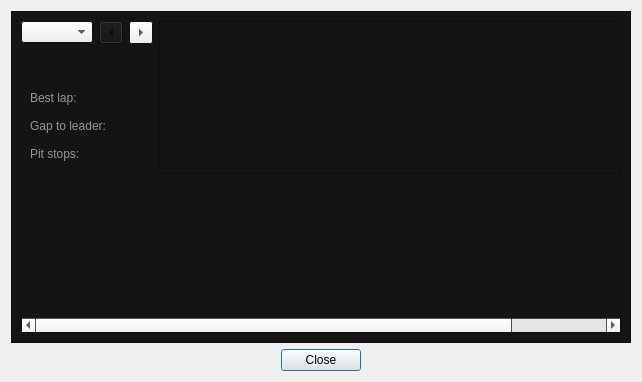
<?xml version="1.0" encoding="UTF-8"?>
<ui version="4.0">
 <class>FollowADriverDialog</class>
 <widget class="QDialog" name="FollowADriverDialog">
  <property name="geometry">
   <rect>
    <x>0</x>
    <y>0</y>
    <width>638</width>
    <height>382</height>
   </rect>
  </property>
  <property name="windowTitle">
   <string>Follow a driver</string>
  </property>
  <property name="windowIcon">
   <iconset resource="../icons/icons.qrc">
    <normaloff>:/ui_icons/icon.png</normaloff>:/ui_icons/icon.png</iconset>
  </property>
  <layout class="QVBoxLayout" name="verticalLayout">
   <item>
    <widget class="QFrame" name="frame">
     <property name="palette">
      <palette>
       <active>
        <colorrole role="Base">
         <brush brushstyle="SolidPattern">
          <color alpha="255">
           <red>240</red>
           <green>240</green>
           <blue>240</blue>
          </color>
         </brush>
        </colorrole>
        <colorrole role="Window">
         <brush brushstyle="SolidPattern">
          <color alpha="255">
           <red>20</red>
           <green>20</green>
           <blue>20</blue>
          </color>
         </brush>
        </colorrole>
       </active>
       <inactive>
        <colorrole role="Base">
         <brush brushstyle="SolidPattern">
          <color alpha="255">
           <red>240</red>
           <green>240</green>
           <blue>240</blue>
          </color>
         </brush>
        </colorrole>
        <colorrole role="Window">
         <brush brushstyle="SolidPattern">
          <color alpha="255">
           <red>20</red>
           <green>20</green>
           <blue>20</blue>
          </color>
         </brush>
        </colorrole>
       </inactive>
       <disabled>
        <colorrole role="Base">
         <brush brushstyle="SolidPattern">
          <color alpha="255">
           <red>20</red>
           <green>20</green>
           <blue>20</blue>
          </color>
         </brush>
        </colorrole>
        <colorrole role="Window">
         <brush brushstyle="SolidPattern">
          <color alpha="255">
           <red>20</red>
           <green>20</green>
           <blue>20</blue>
          </color>
         </brush>
        </colorrole>
       </disabled>
      </palette>
     </property>
     <property name="autoFillBackground">
      <bool>true</bool>
     </property>
     <property name="frameShape">
      <enum>QFrame::StyledPanel</enum>
     </property>
     <property name="frameShadow">
      <enum>QFrame::Raised</enum>
     </property>
     <layout class="QGridLayout" name="gridLayout_2" columnstretch="0,1">
      <item row="0" column="0">
       <layout class="QHBoxLayout" name="horizontalLayout">
        <item>
         <widget class="QComboBox" name="comboBox"/>
        </item>
        <item>
         <widget class="QToolButton" name="leftButton">
          <property name="palette">
           <palette>
            <active>
             <colorrole role="Button">
              <brush brushstyle="SolidPattern">
               <color alpha="255">
                <red>20</red>
                <green>20</green>
                <blue>20</blue>
               </color>
              </brush>
             </colorrole>
            </active>
            <inactive>
             <colorrole role="Button">
              <brush brushstyle="SolidPattern">
               <color alpha="255">
                <red>20</red>
                <green>20</green>
                <blue>20</blue>
               </color>
              </brush>
             </colorrole>
            </inactive>
            <disabled>
             <colorrole role="Button">
              <brush brushstyle="SolidPattern">
               <color alpha="255">
                <red>20</red>
                <green>20</green>
                <blue>20</blue>
               </color>
              </brush>
             </colorrole>
            </disabled>
           </palette>
          </property>
          <property name="text">
           <string/>
          </property>
          <property name="iconSize">
           <size>
            <width>16</width>
            <height>16</height>
           </size>
          </property>
          <property name="arrowType">
           <enum>Qt::LeftArrow</enum>
          </property>
         </widget>
        </item>
        <item>
         <widget class="QToolButton" name="rightButton">
          <property name="text">
           <string/>
          </property>
          <property name="iconSize">
           <size>
            <width>16</width>
            <height>16</height>
           </size>
          </property>
          <property name="arrowType">
           <enum>Qt::RightArrow</enum>
          </property>
         </widget>
        </item>
       </layout>
      </item>
      <item row="0" column="1" rowspan="2">
       <widget class="QTableWidget" name="dataTableWidget">
        <property name="sizePolicy">
         <sizepolicy hsizetype="Preferred" vsizetype="Preferred">
          <horstretch>0</horstretch>
          <verstretch>0</verstretch>
         </sizepolicy>
        </property>
        <property name="minimumSize">
         <size>
          <width>400</width>
          <height>0</height>
         </size>
        </property>
        <property name="palette">
         <palette>
          <active>
           <colorrole role="Text">
            <brush brushstyle="SolidPattern">
             <color alpha="255">
              <red>230</red>
              <green>230</green>
              <blue>230</blue>
             </color>
            </brush>
           </colorrole>
           <colorrole role="Base">
            <brush brushstyle="SolidPattern">
             <color alpha="255">
              <red>20</red>
              <green>20</green>
              <blue>20</blue>
             </color>
            </brush>
           </colorrole>
           <colorrole role="Highlight">
            <brush brushstyle="SolidPattern">
             <color alpha="255">
              <red>73</red>
              <green>73</green>
              <blue>73</blue>
             </color>
            </brush>
           </colorrole>
           <colorrole role="AlternateBase">
            <brush brushstyle="SolidPattern">
             <color alpha="255">
              <red>27</red>
              <green>27</green>
              <blue>27</blue>
             </color>
            </brush>
           </colorrole>
          </active>
          <inactive>
           <colorrole role="Text">
            <brush brushstyle="SolidPattern">
             <color alpha="255">
              <red>230</red>
              <green>230</green>
              <blue>230</blue>
             </color>
            </brush>
           </colorrole>
           <colorrole role="Base">
            <brush brushstyle="SolidPattern">
             <color alpha="255">
              <red>20</red>
              <green>20</green>
              <blue>20</blue>
             </color>
            </brush>
           </colorrole>
           <colorrole role="Highlight">
            <brush brushstyle="SolidPattern">
             <color alpha="255">
              <red>73</red>
              <green>73</green>
              <blue>73</blue>
             </color>
            </brush>
           </colorrole>
           <colorrole role="AlternateBase">
            <brush brushstyle="SolidPattern">
             <color alpha="255">
              <red>27</red>
              <green>27</green>
              <blue>27</blue>
             </color>
            </brush>
           </colorrole>
          </inactive>
          <disabled>
           <colorrole role="Text">
            <brush brushstyle="SolidPattern">
             <color alpha="255">
              <red>130</red>
              <green>130</green>
              <blue>130</blue>
             </color>
            </brush>
           </colorrole>
           <colorrole role="Base">
            <brush brushstyle="SolidPattern">
             <color alpha="255">
              <red>240</red>
              <green>240</green>
              <blue>240</blue>
             </color>
            </brush>
           </colorrole>
           <colorrole role="Highlight">
            <brush brushstyle="SolidPattern">
             <color alpha="255">
              <red>175</red>
              <green>175</green>
              <blue>175</blue>
             </color>
            </brush>
           </colorrole>
           <colorrole role="AlternateBase">
            <brush brushstyle="SolidPattern">
             <color alpha="255">
              <red>27</red>
              <green>27</green>
              <blue>27</blue>
             </color>
            </brush>
           </colorrole>
          </disabled>
         </palette>
        </property>
        <property name="font">
         <font>
          <family>Arial</family>
          <pointsize>9</pointsize>
          <weight>75</weight>
          <bold>true</bold>
         </font>
        </property>
        <property name="frameShape">
         <enum>QFrame::StyledPanel</enum>
        </property>
        <property name="horizontalScrollBarPolicy">
         <enum>Qt::ScrollBarAlwaysOff</enum>
        </property>
        <property name="editTriggers">
         <set>QAbstractItemView::NoEditTriggers</set>
        </property>
        <property name="alternatingRowColors">
         <bool>true</bool>
        </property>
        <property name="selectionMode">
         <enum>QAbstractItemView::ExtendedSelection</enum>
        </property>
        <property name="selectionBehavior">
         <enum>QAbstractItemView::SelectItems</enum>
        </property>
        <property name="showGrid">
         <bool>false</bool>
        </property>
        <property name="wordWrap">
         <bool>false</bool>
        </property>
        <attribute name="horizontalHeaderVisible">
         <bool>false</bool>
        </attribute>
        <attribute name="verticalHeaderVisible">
         <bool>false</bool>
        </attribute>
        <column>
         <property name="text">
          <string/>
         </property>
        </column>
        <column>
         <property name="text">
          <string/>
         </property>
        </column>
        <column>
         <property name="text">
          <string/>
         </property>
        </column>
        <column>
         <property name="text">
          <string/>
         </property>
        </column>
        <column>
         <property name="text">
          <string/>
         </property>
        </column>
        <column>
         <property name="text">
          <string/>
         </property>
        </column>
        <column>
         <property name="text">
          <string/>
         </property>
        </column>
       </widget>
      </item>
      <item row="1" column="0">
       <widget class="QFrame" name="dataFrame">
        <property name="sizePolicy">
         <sizepolicy hsizetype="Minimum" vsizetype="Preferred">
          <horstretch>0</horstretch>
          <verstretch>0</verstretch>
         </sizepolicy>
        </property>
        <property name="frameShape">
         <enum>QFrame::NoFrame</enum>
        </property>
        <property name="frameShadow">
         <enum>QFrame::Raised</enum>
        </property>
        <layout class="QGridLayout" name="gridLayout">
         <item row="5" column="0">
          <widget class="QLabel" name="pitStopsLabel">
           <property name="palette">
            <palette>
             <active>
              <colorrole role="WindowText">
               <brush brushstyle="SolidPattern">
                <color alpha="255">
                 <red>150</red>
                 <green>150</green>
                 <blue>150</blue>
                </color>
               </brush>
              </colorrole>
             </active>
             <inactive>
              <colorrole role="WindowText">
               <brush brushstyle="SolidPattern">
                <color alpha="255">
                 <red>150</red>
                 <green>150</green>
                 <blue>150</blue>
                </color>
               </brush>
              </colorrole>
             </inactive>
             <disabled>
              <colorrole role="WindowText">
               <brush brushstyle="SolidPattern">
                <color alpha="255">
                 <red>130</red>
                 <green>130</green>
                 <blue>130</blue>
                </color>
               </brush>
              </colorrole>
             </disabled>
            </palette>
           </property>
           <property name="text">
            <string>Pit stops:</string>
           </property>
          </widget>
         </item>
         <item row="4" column="0" colspan="2">
          <widget class="QLabel" name="label_2">
           <property name="palette">
            <palette>
             <active>
              <colorrole role="WindowText">
               <brush brushstyle="SolidPattern">
                <color alpha="255">
                 <red>150</red>
                 <green>150</green>
                 <blue>150</blue>
                </color>
               </brush>
              </colorrole>
             </active>
             <inactive>
              <colorrole role="WindowText">
               <brush brushstyle="SolidPattern">
                <color alpha="255">
                 <red>150</red>
                 <green>150</green>
                 <blue>150</blue>
                </color>
               </brush>
              </colorrole>
             </inactive>
             <disabled>
              <colorrole role="WindowText">
               <brush brushstyle="SolidPattern">
                <color alpha="255">
                 <red>130</red>
                 <green>130</green>
                 <blue>130</blue>
                </color>
               </brush>
              </colorrole>
             </disabled>
            </palette>
           </property>
           <property name="text">
            <string>Gap to leader:</string>
           </property>
          </widget>
         </item>
         <item row="3" column="1" colspan="2">
          <widget class="QLabel" name="bestLapLabel">
           <property name="palette">
            <palette>
             <active>
              <colorrole role="WindowText">
               <brush brushstyle="SolidPattern">
                <color alpha="255">
                 <red>0</red>
                 <green>255</green>
                 <blue>0</blue>
                </color>
               </brush>
              </colorrole>
             </active>
             <inactive>
              <colorrole role="WindowText">
               <brush brushstyle="SolidPattern">
                <color alpha="255">
                 <red>0</red>
                 <green>255</green>
                 <blue>0</blue>
                </color>
               </brush>
              </colorrole>
             </inactive>
             <disabled>
              <colorrole role="WindowText">
               <brush brushstyle="SolidPattern">
                <color alpha="255">
                 <red>130</red>
                 <green>130</green>
                 <blue>130</blue>
                </color>
               </brush>
              </colorrole>
             </disabled>
            </palette>
           </property>
           <property name="text">
            <string/>
           </property>
           <property name="alignment">
            <set>Qt::AlignRight|Qt::AlignTrailing|Qt::AlignVCenter</set>
           </property>
          </widget>
         </item>
         <item row="3" column="0">
          <widget class="QLabel" name="carImageLabel_3">
           <property name="palette">
            <palette>
             <active>
              <colorrole role="WindowText">
               <brush brushstyle="SolidPattern">
                <color alpha="255">
                 <red>150</red>
                 <green>150</green>
                 <blue>150</blue>
                </color>
               </brush>
              </colorrole>
             </active>
             <inactive>
              <colorrole role="WindowText">
               <brush brushstyle="SolidPattern">
                <color alpha="255">
                 <red>150</red>
                 <green>150</green>
                 <blue>150</blue>
                </color>
               </brush>
              </colorrole>
             </inactive>
             <disabled>
              <colorrole role="WindowText">
               <brush brushstyle="SolidPattern">
                <color alpha="255">
                 <red>130</red>
                 <green>130</green>
                 <blue>130</blue>
                </color>
               </brush>
              </colorrole>
             </disabled>
            </palette>
           </property>
           <property name="text">
            <string>Best lap:</string>
           </property>
          </widget>
         </item>
         <item row="5" column="2">
          <widget class="QLabel" name="pitsLabel">
           <property name="palette">
            <palette>
             <active>
              <colorrole role="WindowText">
               <brush brushstyle="SolidPattern">
                <color alpha="255">
                 <red>255</red>
                 <green>0</green>
                 <blue>0</blue>
                </color>
               </brush>
              </colorrole>
             </active>
             <inactive>
              <colorrole role="WindowText">
               <brush brushstyle="SolidPattern">
                <color alpha="255">
                 <red>255</red>
                 <green>0</green>
                 <blue>0</blue>
                </color>
               </brush>
              </colorrole>
             </inactive>
             <disabled>
              <colorrole role="WindowText">
               <brush brushstyle="SolidPattern">
                <color alpha="255">
                 <red>130</red>
                 <green>130</green>
                 <blue>130</blue>
                </color>
               </brush>
              </colorrole>
             </disabled>
            </palette>
           </property>
           <property name="text">
            <string/>
           </property>
           <property name="alignment">
            <set>Qt::AlignRight|Qt::AlignTrailing|Qt::AlignVCenter</set>
           </property>
          </widget>
         </item>
         <item row="4" column="2">
          <widget class="QLabel" name="gapLabel">
           <property name="palette">
            <palette>
             <active>
              <colorrole role="WindowText">
               <brush brushstyle="SolidPattern">
                <color alpha="255">
                 <red>255</red>
                 <green>255</green>
                 <blue>0</blue>
                </color>
               </brush>
              </colorrole>
             </active>
             <inactive>
              <colorrole role="WindowText">
               <brush brushstyle="SolidPattern">
                <color alpha="255">
                 <red>255</red>
                 <green>255</green>
                 <blue>0</blue>
                </color>
               </brush>
              </colorrole>
             </inactive>
             <disabled>
              <colorrole role="WindowText">
               <brush brushstyle="SolidPattern">
                <color alpha="255">
                 <red>130</red>
                 <green>130</green>
                 <blue>130</blue>
                </color>
               </brush>
              </colorrole>
             </disabled>
            </palette>
           </property>
           <property name="text">
            <string/>
           </property>
           <property name="alignment">
            <set>Qt::AlignRight|Qt::AlignTrailing|Qt::AlignVCenter</set>
           </property>
          </widget>
         </item>
         <item row="2" column="0" colspan="3">
          <widget class="QLabel" name="carImageLabel">
           <property name="palette">
            <palette>
             <active>
              <colorrole role="WindowText">
               <brush brushstyle="SolidPattern">
                <color alpha="255">
                 <red>150</red>
                 <green>150</green>
                 <blue>150</blue>
                </color>
               </brush>
              </colorrole>
             </active>
             <inactive>
              <colorrole role="WindowText">
               <brush brushstyle="SolidPattern">
                <color alpha="255">
                 <red>150</red>
                 <green>150</green>
                 <blue>150</blue>
                </color>
               </brush>
              </colorrole>
             </inactive>
             <disabled>
              <colorrole role="WindowText">
               <brush brushstyle="SolidPattern">
                <color alpha="255">
                 <red>130</red>
                 <green>130</green>
                 <blue>130</blue>
                </color>
               </brush>
              </colorrole>
             </disabled>
            </palette>
           </property>
           <property name="text">
            <string/>
           </property>
           <property name="alignment">
            <set>Qt::AlignCenter</set>
           </property>
          </widget>
         </item>
        </layout>
       </widget>
      </item>
      <item row="2" column="0" colspan="2">
       <widget class="QTableWidget" name="lapTimesTableWidget">
        <property name="sizePolicy">
         <sizepolicy hsizetype="Preferred" vsizetype="Preferred">
          <horstretch>0</horstretch>
          <verstretch>0</verstretch>
         </sizepolicy>
        </property>
        <property name="minimumSize">
         <size>
          <width>600</width>
          <height>0</height>
         </size>
        </property>
        <property name="palette">
         <palette>
          <active>
           <colorrole role="Text">
            <brush brushstyle="SolidPattern">
             <color alpha="255">
              <red>230</red>
              <green>230</green>
              <blue>230</blue>
             </color>
            </brush>
           </colorrole>
           <colorrole role="Base">
            <brush brushstyle="SolidPattern">
             <color alpha="255">
              <red>20</red>
              <green>20</green>
              <blue>20</blue>
             </color>
            </brush>
           </colorrole>
           <colorrole role="Highlight">
            <brush brushstyle="SolidPattern">
             <color alpha="255">
              <red>73</red>
              <green>73</green>
              <blue>73</blue>
             </color>
            </brush>
           </colorrole>
           <colorrole role="AlternateBase">
            <brush brushstyle="SolidPattern">
             <color alpha="255">
              <red>27</red>
              <green>27</green>
              <blue>27</blue>
             </color>
            </brush>
           </colorrole>
          </active>
          <inactive>
           <colorrole role="Text">
            <brush brushstyle="SolidPattern">
             <color alpha="255">
              <red>230</red>
              <green>230</green>
              <blue>230</blue>
             </color>
            </brush>
           </colorrole>
           <colorrole role="Base">
            <brush brushstyle="SolidPattern">
             <color alpha="255">
              <red>20</red>
              <green>20</green>
              <blue>20</blue>
             </color>
            </brush>
           </colorrole>
           <colorrole role="Highlight">
            <brush brushstyle="SolidPattern">
             <color alpha="255">
              <red>73</red>
              <green>73</green>
              <blue>73</blue>
             </color>
            </brush>
           </colorrole>
           <colorrole role="AlternateBase">
            <brush brushstyle="SolidPattern">
             <color alpha="255">
              <red>27</red>
              <green>27</green>
              <blue>27</blue>
             </color>
            </brush>
           </colorrole>
          </inactive>
          <disabled>
           <colorrole role="Text">
            <brush brushstyle="SolidPattern">
             <color alpha="255">
              <red>130</red>
              <green>130</green>
              <blue>130</blue>
             </color>
            </brush>
           </colorrole>
           <colorrole role="Base">
            <brush brushstyle="SolidPattern">
             <color alpha="255">
              <red>240</red>
              <green>240</green>
              <blue>240</blue>
             </color>
            </brush>
           </colorrole>
           <colorrole role="Highlight">
            <brush brushstyle="SolidPattern">
             <color alpha="255">
              <red>175</red>
              <green>175</green>
              <blue>175</blue>
             </color>
            </brush>
           </colorrole>
           <colorrole role="AlternateBase">
            <brush brushstyle="SolidPattern">
             <color alpha="255">
              <red>27</red>
              <green>27</green>
              <blue>27</blue>
             </color>
            </brush>
           </colorrole>
          </disabled>
         </palette>
        </property>
        <property name="font">
         <font>
          <family>Arial</family>
          <pointsize>9</pointsize>
          <weight>75</weight>
          <bold>true</bold>
         </font>
        </property>
        <property name="editTriggers">
         <set>QAbstractItemView::NoEditTriggers</set>
        </property>
        <property name="alternatingRowColors">
         <bool>true</bool>
        </property>
        <property name="selectionMode">
         <enum>QAbstractItemView::ExtendedSelection</enum>
        </property>
        <property name="selectionBehavior">
         <enum>QAbstractItemView::SelectItems</enum>
        </property>
        <property name="showGrid">
         <bool>false</bool>
        </property>
        <attribute name="horizontalHeaderVisible">
         <bool>false</bool>
        </attribute>
        <attribute name="verticalHeaderVisible">
         <bool>false</bool>
        </attribute>
        <column>
         <property name="text">
          <string/>
         </property>
        </column>
        <column>
         <property name="text">
          <string/>
         </property>
        </column>
        <column>
         <property name="text">
          <string/>
         </property>
        </column>
        <column>
         <property name="text">
          <string/>
         </property>
        </column>
        <column>
         <property name="text">
          <string/>
         </property>
        </column>
        <column>
         <property name="text">
          <string/>
         </property>
        </column>
       </widget>
      </item>
     </layout>
    </widget>
   </item>
   <item>
    <widget class="QDialogButtonBox" name="buttonBox">
     <property name="orientation">
      <enum>Qt::Horizontal</enum>
     </property>
     <property name="standardButtons">
      <set>QDialogButtonBox::Close</set>
     </property>
     <property name="centerButtons">
      <bool>true</bool>
     </property>
    </widget>
   </item>
  </layout>
 </widget>
 <resources>
  <include location="../icons/icons.qrc"/>
 </resources>
 <connections>
  <connection>
   <sender>buttonBox</sender>
   <signal>accepted()</signal>
   <receiver>FollowADriverDialog</receiver>
   <slot>accept()</slot>
   <hints>
    <hint type="sourcelabel">
     <x>248</x>
     <y>254</y>
    </hint>
    <hint type="destinationlabel">
     <x>157</x>
     <y>274</y>
    </hint>
   </hints>
  </connection>
  <connection>
   <sender>buttonBox</sender>
   <signal>rejected()</signal>
   <receiver>FollowADriverDialog</receiver>
   <slot>reject()</slot>
   <hints>
    <hint type="sourcelabel">
     <x>316</x>
     <y>260</y>
    </hint>
    <hint type="destinationlabel">
     <x>286</x>
     <y>274</y>
    </hint>
   </hints>
  </connection>
 </connections>
</ui>
